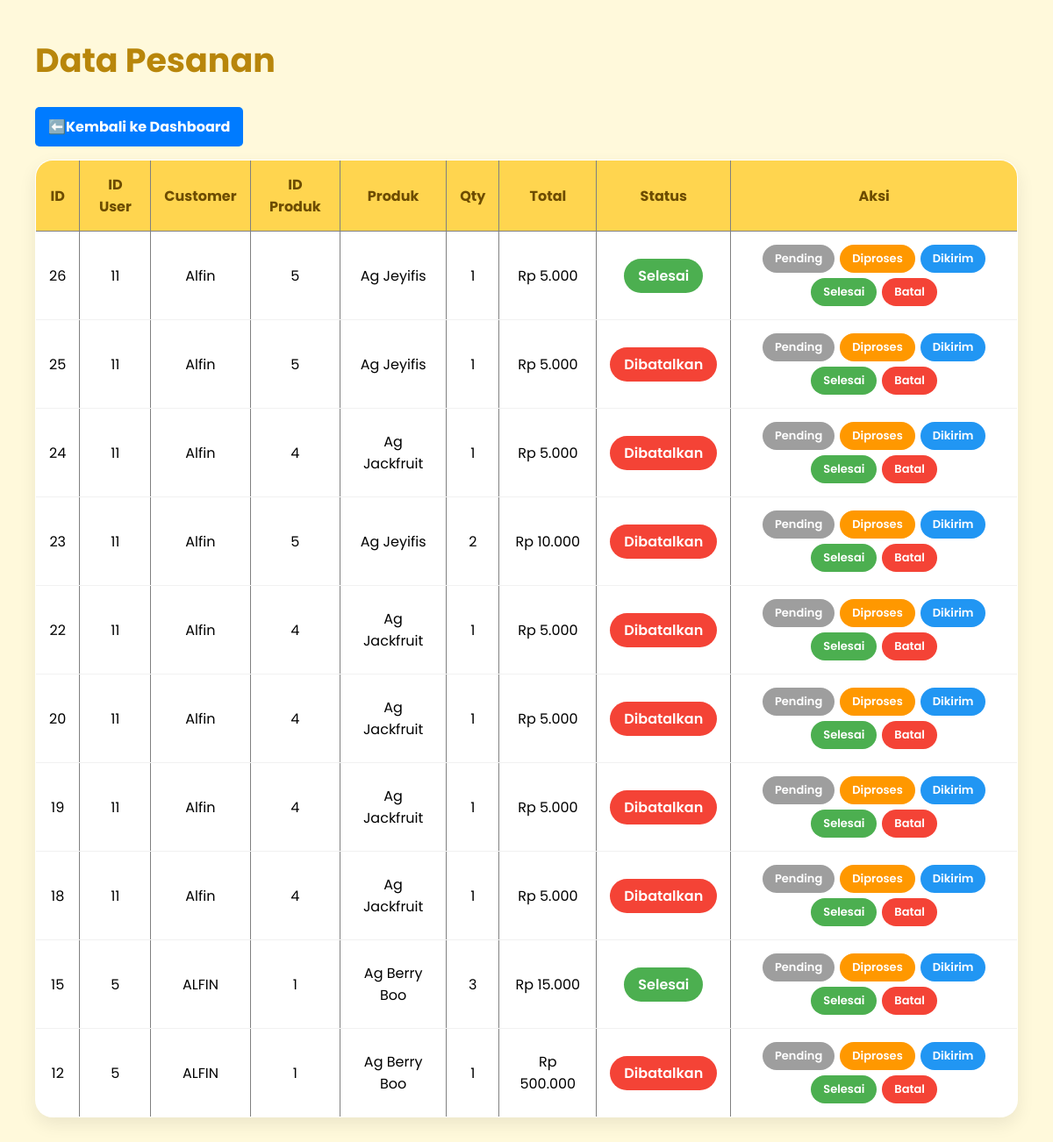
The page /admin/orders.php on the database its author committed.
### tables this page shows
CREATE TABLE `checkout` (
  `id` int(50) NOT NULL,
  `id_users` int(11) DEFAULT NULL,
  `product_id` int(100) DEFAULT NULL,
  `product_name` varchar(50) NOT NULL,
  `full_name` varchar(100) NOT NULL,
  `phone` varchar(15) NOT NULL,
  `address` varchar(255) NOT NULL,
  `qty` varchar(100) NOT NULL,
  `price` double NOT NULL,
  `subtotal` double NOT NULL,
  `order_at` timestamp NOT NULL DEFAULT current_timestamp(),
  `status` enum('Pending','Diproses','Dikirim','Selesai','Dibatalkan') DEFAULT 'Pending'
);

CREATE TABLE `users` (
  `id_users` int(255) NOT NULL,
  `full_name` varchar(100) NOT NULL,
  `email` varchar(100) NOT NULL,
  `phone_number` varchar(20) DEFAULT NULL,
  `address` text DEFAULT NULL,
  `username` varchar(50) NOT NULL,
  `password` varchar(255) NOT NULL,
  `created_at` timestamp NOT NULL DEFAULT current_timestamp(),
  `role` varchar(20) NOT NULL DEFAULT 'user'
);

CREATE TABLE `product` (
  `id` int(100) NOT NULL,
  `name` varchar(50) NOT NULL,
  `description` text NOT NULL,
  `price` double NOT NULL,
  `photo` varchar(255) NOT NULL,
  `category` varchar(20) NOT NULL
);

### admin/orders.php (the view)
<?php
include "../koneksi.php";
$sql = "
SELECT
    c.*,
    u.full_name,
    p.name AS product_name
FROM checkout c
JOIN users u
ON c.id_users = u.id_users
JOIN product p
ON c.product_id = p.id
ORDER BY c.id DESC
";
$query = mysqli_query($conn,$sql);
?>
<link rel="stylesheet" href="../css/orders.css">
<h2>Data Pesanan</h2>
<a href="dashboard.php"
   style="
    display:inline-block;
    margin-bottom:15px;
    padding:10px 15px;
    background:#007bff;
    color:white;
    text-decoration:none;
    border-radius:5px;
    font-weight:bold;
   ">
   ⬅️Kembali ke Dashboard
</a>
<table border="1" cellpadding="10">
    <tr>
        <th>ID</th>
        <th>ID User</th>
        <th>Customer</th>
        <th>ID Produk</th>
        <th>Produk</th>
        <th>Qty</th>
        <th>Total</th>
        <th>Status</th>
        <th>Aksi</th>
    </tr>
<?php while($row=mysqli_fetch_assoc($query)){ ?>
<tr>
    <td><?= $row['id'] ?></td>
    <td><?= $row['id_users'] ?></td>
    <td><?= $row['full_name'] ?></td>
    <td><?= $row['product_id'] ?></td>
    <td><?= $row['product_name'] ?></td>
    <td><?= $row['qty'] ?></td>
    <td>
        Rp <?= number_format($row['subtotal'],0,',','.') ?>
    </td>
    <td>
        <span class="badge <?= strtolower($row['status']) ?>">
        <?= $row['status'] ?>
        </span>
    </td>
    <td>
        <div class="status-action">
        <a href="update_status.php?id=<?= $row['id'] ?>&status=Pending"
        class="status-btn pending">
        Pending
        </a>
        <a href="update_status.php?id=<?= $row['id'] ?>&status=Diproses"
        class="status-btn diproses">
        Diproses
        </a>
        <a href="update_status.php?id=<?= $row['id'] ?>&status=Dikirim"
        class="status-btn dikirim">
        Dikirim
        </a>
        <a href="update_status.php?id=<?= $row['id'] ?>&status=Selesai"
        class="status-btn selesai">
        Selesai
        </a>
        <a href="update_status.php?id=<?= $row['id'] ?>&status=Dibatalkan"
        class="status-btn batal">
        Batal
        </a>
        </div>
</td>
</tr>
<?php } ?>
</table>

### css/orders.css (style rules this page uses)
* { margin:0; padding:0; box-sizing:border-box; font-family:'Poppins',sans-serif; }
h2 { color:#b8860b; margin-bottom:25px; font-size:38px; }
table { width:100%; border-collapse:collapse; background:white; border-radius:20px; overflow:hidden; box-shadow:0 8px 20px rgba(0,0,0,.08); }
th { background:#ffd54f; color:#6d4c00; padding:15px; }
td { padding:15px; text-align:center; border-bottom:1px solid #f1f1f1; }
.status-action { display:flex; flex-wrap:wrap; gap:6px; justify-content:center; }
.status-btn { text-decoration:none; color:white; padding:6px 14px; border-radius:999px; font-size:13px; font-weight:600; transition:.3s; }
.pending { background:#9e9e9e; }
.diproses { background:#ff9800; }
.dikirim { background:#2196f3; }
.selesai { background:#4caf50; }
.batal { background:#f44336; }
.badge { display:inline-block; padding:7px 16px; border-radius:999px; color:white; font-weight:600; }
.badge.selesai { background:#4caf50; }
.badge.dibatalkan { background:#f44336; }

### rows shown on the page
checkout: id "26", id_users "11", id_users.full_name "Alfin", product "5", product.name "Ag Jeyifis", qty "1", subtotal "5.000", status "Selesai"
checkout: id "25", id_users "11", id_users.full_name "Alfin", product "5", product.name "Ag Jeyifis", qty "1", subtotal "5.000", status "Dibatalkan"
checkout: id "24", id_users "11", id_users.full_name "Alfin", product "4", product.name "Ag Jackfruit", qty "1", subtotal "5.000", status "Dibatalkan"
checkout: id "23", id_users "11", id_users.full_name "Alfin", product "5", product.name "Ag Jeyifis", qty "2", subtotal "10.000", status "Dibatalkan"
checkout: id "22", id_users "11", id_users.full_name "Alfin", product "4", product.name "Ag Jackfruit", qty "1", subtotal "5.000", status "Dibatalkan"
checkout: id "20", id_users "11", id_users.full_name "Alfin", product "4", product.name "Ag Jackfruit", qty "1", subtotal "5.000", status "Dibatalkan"
checkout: id "19", id_users "11", id_users.full_name "Alfin", product "4", product.name "Ag Jackfruit", qty "1", subtotal "5.000", status "Dibatalkan"
checkout: id "18", id_users "11", id_users.full_name "Alfin", product "4", product.name "Ag Jackfruit", qty "1", subtotal "5.000", status "Dibatalkan"
checkout: id "15", id_users "5", id_users.full_name "ALFIN", product "1", product.name "Ag Berry Boo", qty "3", subtotal "15.000", status "Selesai"
checkout: id "12", id_users "5", id_users.full_name "ALFIN", product "1", product.name "Ag Berry Boo", qty "1", subtotal "500.000", status "Dibatalkan"
